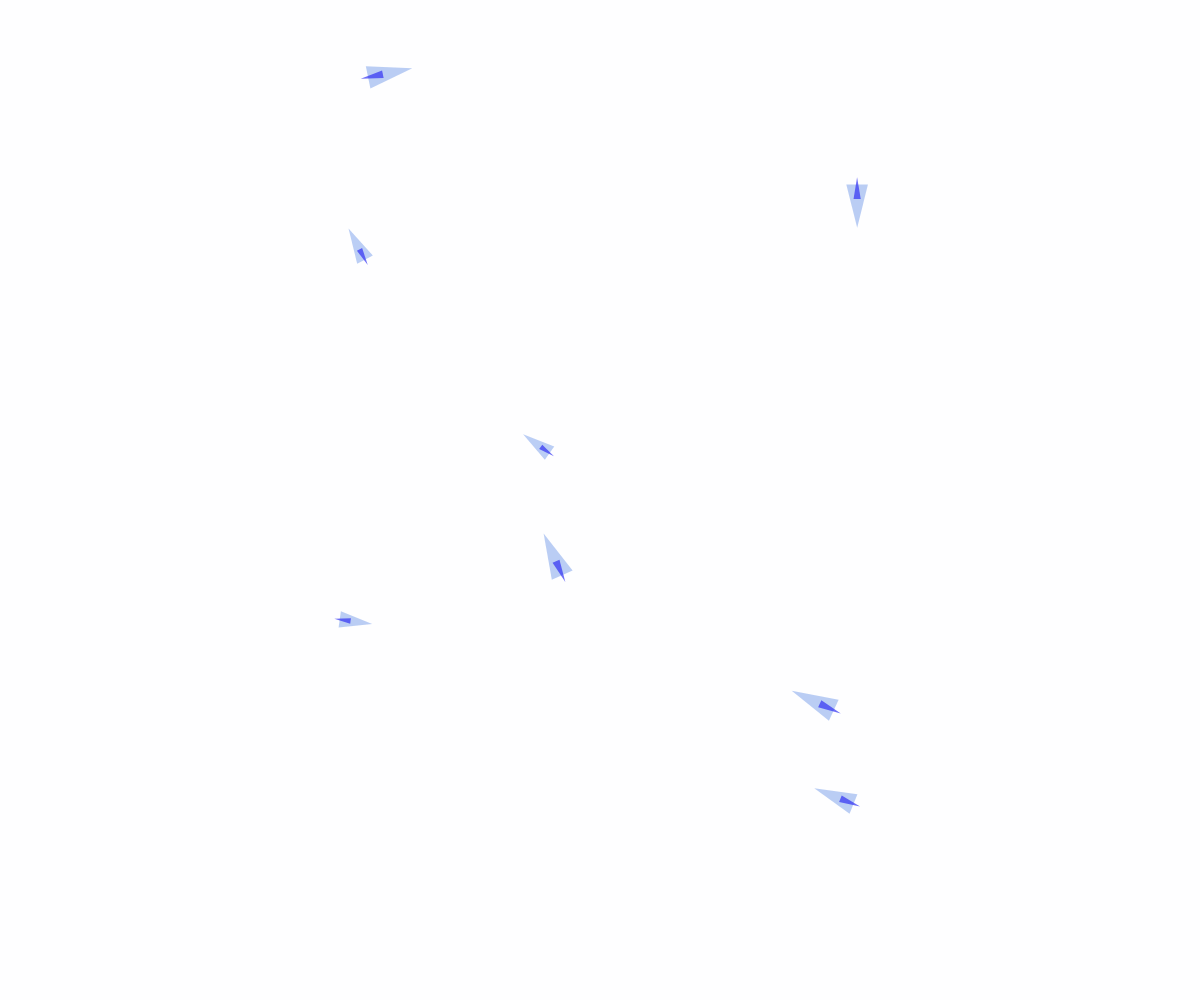
Frame 1 (no input)
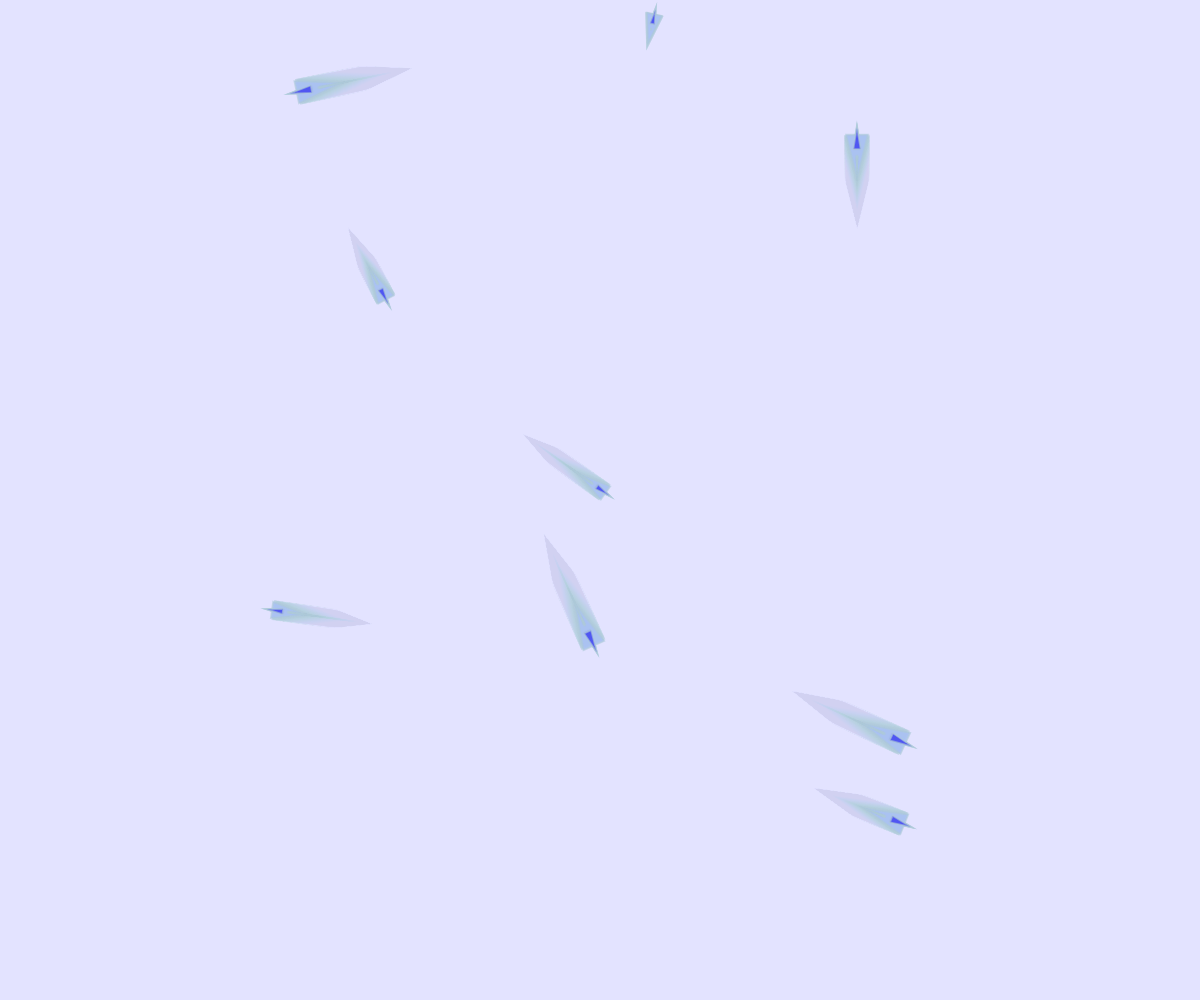
Frame 60 (no input)
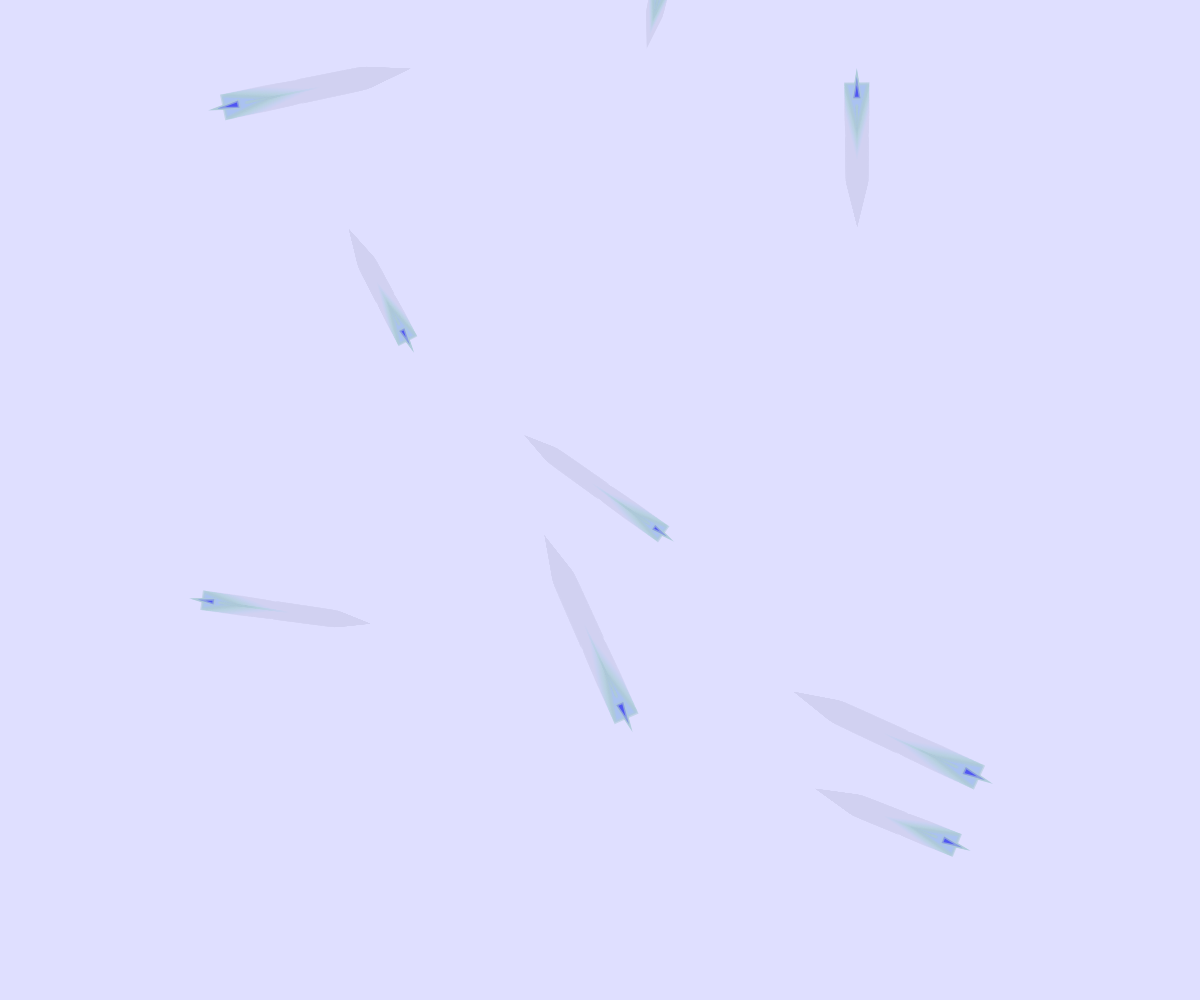
Frame 120 (the mouse pressed at the canvas centre since frame 60)

The p5.js sketch that drew these frames (run headless with seeded random() and noise() and a simulated clock; from frame 60 on, the mouse is pressed at the canvas centre):

// p5.js sketch
// ── sketch.js
let ships = [];
let wakes = [];

function setup() {
  createCanvas(windowWidth, windowHeight);
  colorMode(HSB, 360, 100, 100, 1);
  noStroke();
  
  // Create initial ships
  for (let i = 0; i < 8; i++) {
    ships.push({
      x: random(width),
      y: random(height),
      angle: random(TWO_PI),
      speed: random(0.5, 1.5),
      size: random(20, 40),
      wake: []
    });
  }
}

function draw() {
  // Translucent background to simulate aqueous medium
  background(200, 10, 90, 0.03);
  
  // Update and draw ships
  for (let ship of ships) {
    // Move ship
    ship.x += cos(ship.angle) * ship.speed;
    ship.y += sin(ship.angle) * ship.speed;
    
    // Wrap around screen edges
    if (ship.x < -50) ship.x = width + 50;
    if (ship.x > width + 50) ship.x = -50;
    if (ship.y < -50) ship.y = height + 50;
    if (ship.y > height + 50) ship.y = -50;
    
    // Add to wake
    ship.wake.push({x: ship.x, y: ship.y, life: 1.0});
    if (ship.wake.length > 30) {
      ship.wake.shift();
    }
    
    // Draw ship body
    push();
    translate(ship.x, ship.y);
    rotate(ship.angle);
    
    // Ship hull - paper-cut style
    fill(220, 30, 95, 0.8);
    beginShape();
    vertex(-ship.size * 0.6, 0);
    vertex(ship.size * 0.6, -ship.size * 0.3);
    vertex(ship.size * 0.6, ship.size * 0.3);
    endShape(CLOSE);
    
    // Ship sail
    fill(240, 80, 95, 0.7);
    triangle(
      ship.size * 0.2, -ship.size * 0.1,
      ship.size * 0.2, ship.size * 0.1,
      ship.size * 0.8, 0
    );
    
    pop();
  }
  
  // Draw wakes as crystalline sediment trails
  for (let ship of ships) {
    for (let i = 0; i < ship.wake.length - 1; i++) {
      let p1 = ship.wake[i];
      let p2 = ship.wake[i + 1];
      
      // Calculate trail thickness based on wake age
      let thickness = map(i, 0, ship.wake.length - 1, 0.5, 3);
      
      // Draw trail as solid crystalline segments
      stroke(200, 20, 85, p1.life * 0.6);
      strokeWeight(thickness);
      line(p1.x, p1.y, p2.x, p2.y);
    }
  }
  
  // Occasionally add new ships for dynamic effect
  if (random() < 0.01 && ships.length < 15) {
    ships.push({
      x: random(width),
      y: random(height),
      angle: random(TWO_PI),
      speed: random(0.5, 1.5),
      size: random(20, 40),
      wake: []
    });
  }
}

function windowResized() {
  resizeCanvas(windowWidth, windowHeight);
}
